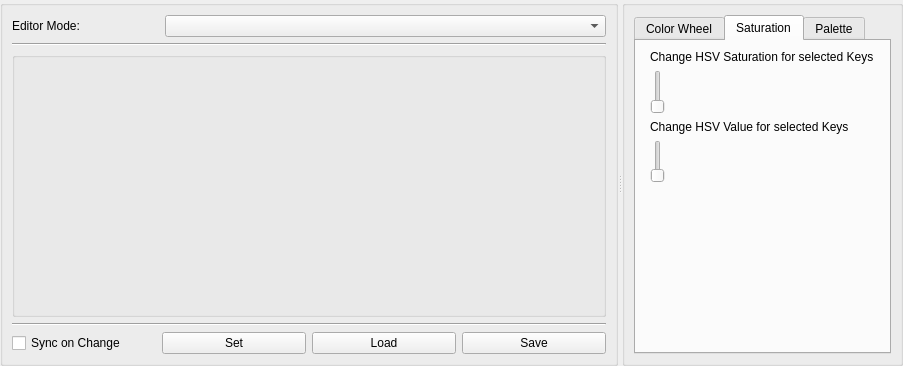
<?xml version="1.0" encoding="UTF-8"?>
<ui version="4.0">
 <class>SectorEditor</class>
 <widget class="QWidget" name="SectorEditor">
  <property name="geometry">
   <rect>
    <x>0</x>
    <y>0</y>
    <width>903</width>
    <height>366</height>
   </rect>
  </property>
  <property name="windowTitle">
   <string>Form</string>
  </property>
  <layout class="QGridLayout" name="gridLayout_4">
   <property name="leftMargin">
    <number>0</number>
   </property>
   <property name="topMargin">
    <number>0</number>
   </property>
   <property name="rightMargin">
    <number>0</number>
   </property>
   <property name="bottomMargin">
    <number>0</number>
   </property>
   <item row="0" column="0">
    <widget class="QSplitter" name="splitter">
     <property name="orientation">
      <enum>Qt::Horizontal</enum>
     </property>
     <widget class="QGroupBox" name="groupBox">
      <property name="sizePolicy">
       <sizepolicy hsizetype="Preferred" vsizetype="Preferred">
        <horstretch>3</horstretch>
        <verstretch>0</verstretch>
       </sizepolicy>
      </property>
      <property name="title">
       <string/>
      </property>
      <property name="flat">
       <bool>true</bool>
      </property>
      <layout class="QGridLayout" name="gridLayout_3">
       <item row="0" column="0">
        <layout class="QHBoxLayout" name="horizontalLayout_2">
         <item>
          <widget class="QLabel" name="label">
           <property name="sizePolicy">
            <sizepolicy hsizetype="Preferred" vsizetype="Preferred">
             <horstretch>1</horstretch>
             <verstretch>0</verstretch>
            </sizepolicy>
           </property>
           <property name="text">
            <string>Editor Mode:</string>
           </property>
          </widget>
         </item>
         <item>
          <widget class="QComboBox" name="cbMap">
           <property name="sizePolicy">
            <sizepolicy hsizetype="Preferred" vsizetype="Fixed">
             <horstretch>3</horstretch>
             <verstretch>0</verstretch>
            </sizepolicy>
           </property>
          </widget>
         </item>
        </layout>
       </item>
       <item row="1" column="0">
        <widget class="Line" name="line">
         <property name="orientation">
          <enum>Qt::Horizontal</enum>
         </property>
        </widget>
       </item>
       <item row="2" column="0">
        <widget class="QStackedWidget" name="stackedWidget">
         <property name="sizePolicy">
          <sizepolicy hsizetype="Preferred" vsizetype="Preferred">
           <horstretch>2</horstretch>
           <verstretch>0</verstretch>
          </sizepolicy>
         </property>
         <property name="currentIndex">
          <number>0</number>
         </property>
         <widget class="QWidget" name="page">
          <layout class="QGridLayout" name="gridLayout_2">
           <property name="leftMargin">
            <number>0</number>
           </property>
           <property name="topMargin">
            <number>0</number>
           </property>
           <property name="rightMargin">
            <number>0</number>
           </property>
           <property name="bottomMargin">
            <number>0</number>
           </property>
           <property name="spacing">
            <number>0</number>
           </property>
           <item row="0" column="0">
            <widget class="QGroupBox" name="gbSectors">
             <property name="title">
              <string/>
             </property>
             <property name="flat">
              <bool>true</bool>
             </property>
             <layout class="QGridLayout" name="glSectors">
              <property name="leftMargin">
               <number>0</number>
              </property>
              <property name="topMargin">
               <number>0</number>
              </property>
              <property name="rightMargin">
               <number>0</number>
              </property>
              <property name="bottomMargin">
               <number>0</number>
              </property>
              <property name="spacing">
               <number>6</number>
              </property>
             </layout>
            </widget>
           </item>
          </layout>
         </widget>
         <widget class="QWidget" name="page_2">
          <layout class="QGridLayout" name="gridLayout_8">
           <item row="0" column="0" rowspan="2">
            <layout class="QVBoxLayout" name="mapSectorButtonLayout"/>
           </item>
           <item row="0" column="1">
            <layout class="QVBoxLayout" name="mapSelectButtonLayout">
             <item>
              <widget class="QLabel" name="label_4">
               <property name="text">
                <string>Key selection</string>
               </property>
               <property name="alignment">
                <set>Qt::AlignCenter</set>
               </property>
              </widget>
             </item>
             <item>
              <widget class="QPushButton" name="pbMapSelectAll">
               <property name="text">
                <string>Select All</string>
               </property>
              </widget>
             </item>
             <item>
              <widget class="QPushButton" name="pbMapUnselectAll">
               <property name="text">
                <string>Unselect All</string>
               </property>
              </widget>
             </item>
             <item>
              <widget class="QPushButton" name="pbMapInvertSelection">
               <property name="text">
                <string>Invert Selection</string>
               </property>
              </widget>
             </item>
             <item>
              <widget class="QPushButton" name="pbMapUseColor">
               <property name="text">
                <string>Use Color from selected Key</string>
               </property>
              </widget>
             </item>
            </layout>
           </item>
           <item row="1" column="1">
            <spacer name="verticalSpacer_3">
             <property name="orientation">
              <enum>Qt::Vertical</enum>
             </property>
             <property name="sizeHint" stdset="0">
              <size>
               <width>20</width>
               <height>71</height>
              </size>
             </property>
            </spacer>
           </item>
           <item row="2" column="0">
            <spacer name="verticalSpacer_2">
             <property name="orientation">
              <enum>Qt::Vertical</enum>
             </property>
             <property name="sizeHint" stdset="0">
              <size>
               <width>20</width>
               <height>55</height>
              </size>
             </property>
            </spacer>
           </item>
          </layout>
         </widget>
        </widget>
       </item>
       <item row="3" column="0">
        <widget class="Line" name="line_2">
         <property name="orientation">
          <enum>Qt::Horizontal</enum>
         </property>
        </widget>
       </item>
       <item row="4" column="0">
        <layout class="QHBoxLayout" name="horizontalLayout">
         <item>
          <widget class="QCheckBox" name="cbSync">
           <property name="text">
            <string>Sync on Change</string>
           </property>
          </widget>
         </item>
         <item>
          <widget class="QPushButton" name="pbSet">
           <property name="text">
            <string>Set</string>
           </property>
          </widget>
         </item>
         <item>
          <widget class="QPushButton" name="pbReset">
           <property name="text">
            <string>Load</string>
           </property>
          </widget>
         </item>
         <item>
          <widget class="QPushButton" name="pbSave">
           <property name="text">
            <string>Save</string>
           </property>
          </widget>
         </item>
        </layout>
       </item>
      </layout>
     </widget>
     <widget class="QGroupBox" name="groupBox_5">
      <property name="sizePolicy">
       <sizepolicy hsizetype="Preferred" vsizetype="Preferred">
        <horstretch>2</horstretch>
        <verstretch>0</verstretch>
       </sizepolicy>
      </property>
      <property name="title">
       <string/>
      </property>
      <property name="flat">
       <bool>true</bool>
      </property>
      <layout class="QGridLayout" name="gridLayout_7">
       <item row="0" column="0">
        <widget class="QTabWidget" name="colorSelectionTabWidget">
         <property name="currentIndex">
          <number>1</number>
         </property>
         <widget class="QWidget" name="tab">
          <attribute name="title">
           <string>Color Wheel</string>
          </attribute>
          <layout class="QGridLayout" name="gridLayout_6">
           <item row="0" column="0">
            <widget class="color_widgets::ColorWheel" name="cwSectors">
             <property name="sizePolicy">
              <sizepolicy hsizetype="Preferred" vsizetype="Preferred">
               <horstretch>10</horstretch>
               <verstretch>0</verstretch>
              </sizepolicy>
             </property>
            </widget>
           </item>
           <item row="0" column="1">
            <widget class="color_widgets::ColorSelector" name="pbColorDialogSectors">
             <property name="sizePolicy">
              <sizepolicy hsizetype="Preferred" vsizetype="Preferred">
               <horstretch>1</horstretch>
               <verstretch>0</verstretch>
              </sizepolicy>
             </property>
            </widget>
           </item>
          </layout>
         </widget>
         <widget class="QWidget" name="tab_3">
          <attribute name="title">
           <string>Saturation</string>
          </attribute>
          <layout class="QGridLayout" name="gridLayout_5">
           <item row="0" column="0">
            <widget class="QLabel" name="label_2">
             <property name="text">
              <string>Change HSV Saturation for selected Keys</string>
             </property>
            </widget>
           </item>
           <item row="1" column="0">
            <widget class="color_widgets::GradientSlider" name="gsSectorAllSaturation">
             <property name="maximum">
              <number>255</number>
             </property>
             <property name="tracking">
              <bool>false</bool>
             </property>
            </widget>
           </item>
           <item row="2" column="0">
            <widget class="QLabel" name="label_3">
             <property name="text">
              <string>Change HSV Value for selected Keys</string>
             </property>
            </widget>
           </item>
           <item row="3" column="0">
            <widget class="color_widgets::GradientSlider" name="gsSectorAllValue">
             <property name="maximum">
              <number>255</number>
             </property>
             <property name="tracking">
              <bool>false</bool>
             </property>
            </widget>
           </item>
           <item row="4" column="0">
            <spacer name="verticalSpacer">
             <property name="orientation">
              <enum>Qt::Vertical</enum>
             </property>
             <property name="sizeHint" stdset="0">
              <size>
               <width>20</width>
               <height>200</height>
              </size>
             </property>
            </spacer>
           </item>
          </layout>
         </widget>
         <widget class="QWidget" name="tab_2">
          <attribute name="title">
           <string>Palette</string>
          </attribute>
          <layout class="QGridLayout" name="gridLayout">
           <item row="0" column="0">
            <widget class="color_widgets::ColorPaletteWidget" name="pwSectors">
             <property name="sizePolicy">
              <sizepolicy hsizetype="Preferred" vsizetype="Preferred">
               <horstretch>1</horstretch>
               <verstretch>0</verstretch>
              </sizepolicy>
             </property>
            </widget>
           </item>
          </layout>
         </widget>
        </widget>
       </item>
      </layout>
     </widget>
    </widget>
   </item>
  </layout>
 </widget>
 <customwidgets>
  <customwidget>
   <class>color_widgets::ColorPreview</class>
   <extends>QWidget</extends>
   <header>color_preview.hpp</header>
  </customwidget>
  <customwidget>
   <class>color_widgets::ColorWheel</class>
   <extends>QWidget</extends>
   <header>color_wheel.hpp</header>
  </customwidget>
  <customwidget>
   <class>color_widgets::GradientSlider</class>
   <extends>QSlider</extends>
   <header>gradient_slider.hpp</header>
  </customwidget>
  <customwidget>
   <class>color_widgets::ColorSelector</class>
   <extends>color_widgets::ColorPreview</extends>
   <header>color_selector.hpp</header>
  </customwidget>
  <customwidget>
   <class>color_widgets::ColorPaletteWidget</class>
   <extends>QWidget</extends>
   <header>color_palette_widget.hpp</header>
  </customwidget>
 </customwidgets>
 <resources/>
 <connections/>
</ui>
